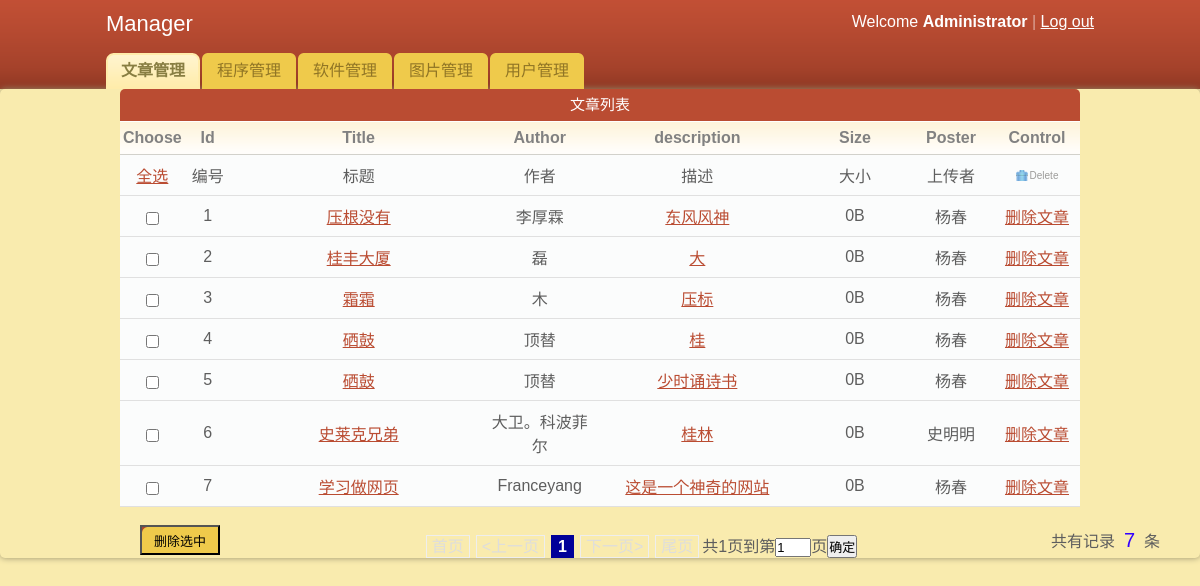
Page /admin/behindPage/super_article.php (signed in) on the committed database.
### tables this page shows
CREATE TABLE IF NOT EXISTS `article` (
  `id` smallint(6) NOT NULL AUTO_INCREMENT COMMENT '编号',
  `title` varchar(100) NOT NULL COMMENT '标题',
  `author` varchar(40) NOT NULL COMMENT '作者',
  `description` text COMMENT '内容简介',
  `dateline` date NOT NULL COMMENT '日期',
  `poster` varchar(40) NOT NULL COMMENT '上传者',
  `self` tinyint(4) NOT NULL COMMENT '是否公开：0为是，1为否',
  `filename` varchar(32) NOT NULL COMMENT '纯粹文件名',
  `path` varchar(128) NOT NULL,
  `type` varchar(32) NOT NULL COMMENT '格式',
  `size` varchar(32) NOT NULL COMMENT '大小',
  PRIMARY KEY (`id`)
);

### admin/behindPage/super_article.php (the view, shortened to what this page needs)
<?php
   require_once('../../conn/connect.php');
if (!isset($_GET['p'])){
	$page = 1;
}else{
$page = $_GET['p'];}
$pagesize = 10;
$sql = "select id from article";
$mysqli_result=$mysqli->query($sql);
if($mysqli_result->num_rows)
$total = $mysqli_result->num_rows;
else $total="0";
$total_pages = ceil($total/$pagesize);
$page_banner = "<div class='page'>";
$start = 1;
$end = $total_pages;
$sql = "SELECT * FROM article LIMIT ".($page-1)*$pagesize .",$pagesize";
$query = $mysqli->query($sql);
?>
<!DOCTYPE html PUBLIC "-//W3C//DTD XHTML 1.0 Transitional//EN" "http://www.w3.org/TR/xhtml1/DTD/xhtml1-transitional.dtd">
<html xmlns="http://www.w3.org/1999/xhtml">
<head>
	<link rel="stylesheet" href="../../css/super_style.css" type="text/css" media="all" />
</head>
<body>
<div id="header">
	<div class="shell">
		<div id="top">
			<h1>Manager</h1>
			<div id="top-navigation">
				Welcome <strong>Administrator</strong>
				<span>|</span>
				<a href="logout.php">Log out</a>
			</div>
	  </div>
		<div id="navigation">
			<ul>
			    <li><a href="super_article.php" class="active"><span>文章管理</span></a></li>
			    <li><a href="super_program.php"><span>程序管理</span></a></li>
			    <li><a href="super_app.php"><span>软件管理</span></a></li>
			    <li><a href="super_picture.php"><span>图片管理</span></a></li>
			    <li><a href="super_user.php"><span>用户管理</span></a></li>
			</ul>
		</div>
	</div>
</div>
				<div class="box">
					<div class="box-head">
						<h2 class="left" id="ob_type">文章列表</h2>
					</div>
					<div class="table">
						<table width="100%" border="0" cellspacing="0" cellpadding="0">
							<tr>
								<th width="30px">Choose</th>
                                <th width="40px">Id</th>
								<th width="250px">Title</th>
                                <th width="100px">Author</th>
								<th >description</th>
								<th width="100px">Size</th>
                                <th width="80px">Poster</th>
								<th width="80px" class="ac">Control</th>
							</tr>
    					<form name="form1" id="form1" method="post" action="article.del.handle.php?check=more">
							<tr>
								<td ><a id="allselect" onclick="javascript:return allselect()">全选</a></td>
                                <td>编号</td>
								<td>标题</td>
                                <td>作者</td>
								<td>描述</td>
								<td>大小</td>
                                <td>上传者</td>
								<td><a href="#" class="ico del">Delete</a></td>
							</tr>
<?php
	if($query && $query->num_rows>0){
		$i=($page-1)*$pagesize+1;
		while($result=$query->fetch_array()){
			$size1=$result['size'];
					if($size1 <1024)
					$size=$size1."B";
?>
                            <tr>
                            	<td><input type="checkbox"  name="checkBoxs[]" value="<?php echo $result['id'];?>" class="checkbox" /></td>
                                <td><?php echo $i;?></td>
                                <td><a href="article.show.php?id=<?php echo $result['id'];?>" title="<?php echo $result['title'];?>"><?php $length=mb_strlen($result['title'],"utf8");if($length<12) echo $result['title'];else echo mb_substr($result['title'],0,12,"utf8")."...";?></a></td>
                                <td><?php echo $result['author'];?></td>
                              	<td><a href="article.show.php?id=<?php echo $result['id'];?>" title="<?php echo $result['description'];?>"><?php $length=mb_strlen($result['description'],"utf8");if($length<18) echo $result['description'];else echo mb_substr($result['description'],0,18,"utf8")."...";?></a></td>
                                <td><?php echo $size;?></td>
                                <td><?php echo $result['poster'];?></td>
                                <td><a href="article.del.handle.php?id=<?php echo $result['id'];?>" onclick="javascript:return confir()">删除文章</a></td>
                            </tr>
<?php $i++;
	}
	}
	else {
		echo "尚无文章发表！";
	}
?>
                    	</table>
                        </div>
                        <br/><br/>
                        <div id="sub"> <input type="submit" name="submit1" id="submit1" value="删除选中" onclick="javascript:return submit_confirm()"/>
                        </div></form>
<div id="page">
            <?php
if($page > 1){
    $page_banner.= "<a href='".$_SERVER['PHP_SELF']."?p=1'>首页</a>";
    $page_banner.= "<a href='".$_SERVER['PHP_SELF']."?p=".($page-1)."' ><上一页</a>";
}else{
    $page_banner.="<span class='disable'>首页</span>";
    $page_banner.="<span class='disable'><上一页</span>";
}
for($i=$start;$i<=$end;$i++){
    if($page==$i){
        $page_banner.="<span class='current'>{$i}</span>";
    }else{
    $page_banner.= "<a href='".$_SERVER['PHP_SELF']."?p=".$i."' >$i</a>";
    }
}
if($page < $total_pages){
    $page_banner.= "<a href='".$_SERVER['PHP_SELF']."?p=".($page+1)."' >下一页></a>";
    $page_banner.= "<a href='".$_SERVER['PHP_SELF']."?p=".($total_pages)."'>尾页</a>";
}else{
    $page_banner.="<span class='disable'>下一页></span>";
    $page_banner.="<span class='disable'>尾页</span>";
  }
$page_banner.="共{$total_pages}页";
$page_banner.="<form action = 'article.manage.php' method='get'>";
$page_banner.="到第<input type='text' size='2' name='p' value='$page'>页";
$page_banner.="<input type='submit' value='确定'>";
$page_banner.="</form></div>";
echo $page_banner;
?>
</div>
<div id="num">共有记录&nbsp;&nbsp;<span id="num2"><?php echo $total;?></span>&nbsp;&nbsp;条
</div>
</body>
</html>

### css/super_style.css (style rules this page uses)
* { padding: 0; margin: 0; outline: 0; border: 1px solid #; }
body { background:#f9ebae; font-family: Verdana, sans-serif; line-height:14px; color:#5e5e5e; }
input, textarea, select { font-family: Verdana, sans-serif; font-size:13px; }
.checkbox { width:13px; height:13px; vertical-align:top; position:relative; top:2px; }
a { color:#ba4c32; text-decoration: underline; cursor:pointer; }
.left, .alignleft { width:80%;display:inline;margin:0 auto; }
.ac { text-align: center !important; }
h1 { font-size:22px; line-height:24px; color:#fff; font-weight: normal; }
h2 { font-size:15px; font-weight: normal; }
.shell { width:988px; margin:0 auto; }
#header { height:89px; background:url(../Images/header.gif); white-space:nowrap; }
#header h1 { float:left; display:inline; padding-top:12px; }
#top-navigation { float:right; white-space:nowrap; color:#fff; padding-top:15px; }
#top-navigation a { color:#fff; }
#top-navigation span { color:#dca598; }
#top { height:53px; }
#navigation { height:36px; }
#navigation ul { list-style-type: none; }
#navigation ul li { float:left; display:inline; margin-right:2px; }
#navigation ul li a, #navigation ul li a span { float:left; height:36px; background:url(../Images/tab.gif) no-repeat 0 0; padding:0 0 0 15px; }
#navigation ul li a span { background-position:right 0; padding:0 15px 0 0; }
#navigation ul li a { line-height:36px; color:#907525; text-decoration: none; }
#navigation ul li a.active, #navigation ul li a:hover { background-position:0 bottom; }
#navigation ul li a.active span, #navigation ul li a:hover span { background-position:right bottom; }
#navigation ul li a.active { font-weight: bold; color:#887e42; }
.table { text-align:center; width: 80%; margin: 0 auto; }
.table th { background:#fffdfa url(../Images/th.gif) repeat-x 0 0; color:#818181; padding:7px 3px; border-bottom:solid 1px #d2d1cb; }
.table td { background:#fbfcfc; border-bottom:solid 1px #e0e0e0; padding:8px 3px; text-align:center; }
.box-head { background: #ba4c32; height: 32px; color: #fff; line-height: 32px; white-space: nowrap; border-bottom: solid 1px #fff; }
a.ico { color:#9d9c9a; font-size:10px; text-decoration: none; padding:0 0 0 14px; background-repeat:no-repeat; background-position:0 0; }
a.del { background-image:url(../Images/del.gif) }
.box { -moz-border-radius:5px; -webkit-border-radius:5px; -moz-box-shadow: 0 0 6px #978f6c; -webkit-box-shadow: 0 0 6px #978f6c; }
.box-head { -moz-border-radius-topleft: 5px; -moz-border-radius-topright: 5px; -webkit-border-top-left-radius: 5px; -webkit-border-top-right-radius: 5px; text-align: center; width:80%; margin:0 auto; }
#page { text-align:center; }
#page span.current { border:#000099 1px solid; background-color:#000099; padding:2px 6px; margin:3px; color:#fff; font-weight:bold; }
#page span.disable { border:#eee 1px solid; padding:2px 5px; margin:3px; color:#ddd; }
#page form { display:inline; }
#sub { float:left; margin-left:140px; margin-right:-140px; }
#sub #submit1 { cursor:pointer; background:url(../Images/tab.gif); border:2px 1px 1px 1px; width:80px; height:30px; margin-top:-10px; }
#num { margin-right:40px; margin-top:-25px; float:right; }
#num2 { color: #30F; font-size:20px; }

### rows in the picture
article: title "压根没有", author "李厚霖", description "东风风神", size "0B", poster "杨春"
article: title "桂丰大厦", author "磊", description "大", size "0B", poster "杨春"
article: title "霜霜", author "木", description "压标", size "0B", poster "杨春"
article: title "硒鼓", author "顶替", description "桂", size "0B", poster "杨春"
article: title "硒鼓", author "顶替", description "少时诵诗书", size "0B", poster "杨春"
article: title "史莱克兄弟", author "大卫。科波菲尔", description "桂林", size "0B", poster "史明明"
article: title "学习做网页", author "Franceyang", description "这是一个神奇的网站", size "0B", poster "杨春"

### other values in the picture
$page_banner "共1页"
$total "7"
